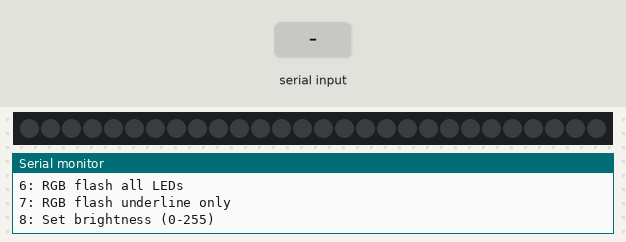
A sketch run on a simulated Arduino Uno, built with avr-gcc and run on an emulated ATmega328P. Shown: 28 RGB LEDs in strip order, left to right, the last lines printed to the serial monitor. The test bench sets the inputs (shaded band). Dim RGB values are drawn brighter than linear.

Above: at 1.3 s.
1.4 s: "1\n" received over Serial
At 1.87 s:
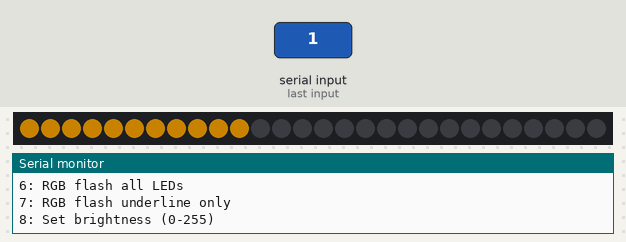
At 3.3 s:
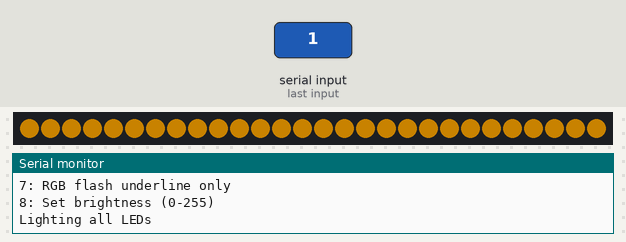
3.7 s: "4\n" received over Serial
At 4.3 s:
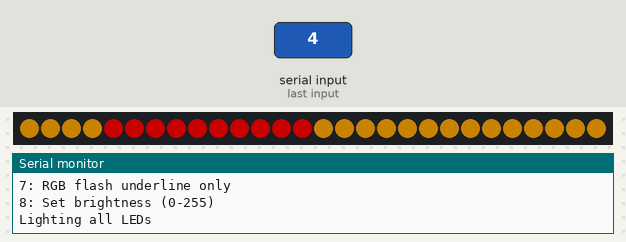
Timing chart, 0 to 6.7 s (numbered marks = the images above; inputs shaded):
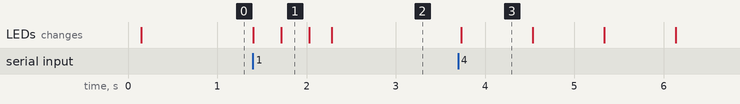

The sketch:

LEDUnderlineAnimation.ino
```cpp
#include <FastLED.h>

// Define the number of LEDs in your strip
#define NUM_LEDS 28      // Adjusted to match your strip length
#define LED_PIN 8        // The pin your LED strip is connected to
#define HEIGHT 10
#define WIDTH 4
#define ANIMATION_DELAY 30  // Delay between each LED lighting up (milliseconds)
#define FLASH_DELAY 800     // Delay for flashing animation (milliseconds)
#define FLASH_COUNT 6       // Number of flashes

// Add global brightness control (0-255)
#define BRIGHTNESS 100      // Lower value = dimmer LEDs (max is 255)

// Create an array for the LEDs
CRGB leds[NUM_LEDS];

// Rainbow colors for RGB flash
CRGB rainbowColors[] = {
  CRGB::Yellow
};
const int numRainbowColors = 1;

void setup() {
  // Initialize serial communication
  Serial.begin(9600);
  Serial.println("Menu Options:");
  Serial.println("0: Orange sequential underline");
  Serial.println("1: Orange sequential all LEDs");
  Serial.println("3: Red flash all LEDs");
  Serial.println("4: Red flash underline only");
  Serial.println("6: RGB flash all LEDs");
  Serial.println("7: RGB flash underline only");
  Serial.println("8: Set brightness (0-255)");  // New option

  // Initialize the LED strip - WS2812B is common, but adjust if needed
  FastLED.addLeds<WS2812B, LED_PIN, GRB>(leds, NUM_LEDS);

  // Set the global brightness
  FastLED.setBrightness(BRIGHTNESS);

  // Turn all LEDs off at startup
  allOff();
}

void loop() {
  // Check if data is available to read from Serial
  if (Serial.available() > 0) {
    // Read the incoming byte
    int num = Serial.parseInt();

    // Clear any remaining characters
    while(Serial.available() > 0) {
      Serial.read();
    }

    // Process the input
    switch(num) {
      case 0:  // Orange sequential underline
        allOff();
        animateGroup(false, CRGB(255, 165, 0));
        Serial.println("Lighting underline");
        break;

      case 1:  // Orange sequential all LEDs
        allOff();
        animateGroup(true, CRGB(255, 165, 0));
        Serial.println("Lighting all LEDs");
        break;

      case 3:  // Red flash all LEDs
        flashAnimation(true, CRGB::Red, false);
        Serial.println("Flashing all LEDs red");
        break;

      case 4:  // Red flash underline only
        flashAnimation(false, CRGB::Red, false);
        Serial.println("Flashing underline red");
        break;

      case 6:  // RGB flash all LEDs
        flashAnimation(true, CRGB::Black, true);  // Color doesn't matter when rainbow=true
        Serial.println("RGB flashing all LEDs");
        break;

      case 7:  // RGB flash underline only
        flashAnimation(false, CRGB::Black, true);  // Color doesn't matter when rainbow=true
        Serial.println("RGB flashing underline");
        break;

      case 8:  // Set brightness (new case)
        int brightness = Serial.parseInt();
        brightness = constrain(brightness, 0, 255);  // Ensure it's within valid range
        FastLED.setBrightness(brightness);
        FastLED.show();
        Serial.print("Brightness set to: ");
        Serial.println(brightness);
        break;

      default:
        Serial.println("Invalid option. Please choose 0, 1, 3, 4, 6, 7, or 8");
        break;
    }
  }

  // Small delay to prevent excessive looping
  delay(50);
}

// Function to turn off all LEDs
void allOff() {
  for(int i = 0; i < NUM_LEDS; i++) {
    leds[i] = CRGB::Black; // Black (off)
  }
  FastLED.show();
}

// Function to light LEDs sequentially with animation
void animateGroup(bool allLEDs, CRGB color) {
  // Determine which LEDs to light based on the parameter
  int startLED, endLED;

  if (allLEDs) {
    startLED = 0;
    endLED = NUM_LEDS;
  } else {
    // Underline only
    startLED = WIDTH;
    endLED = WIDTH + HEIGHT;
  }

  // Light each LED one by one with a delay
  for(int i = startLED; i < endLED; i++) {
    leds[i] = color;
    FastLED.show();
    delay(ANIMATION_DELAY);
  }
}

// Function for flashing animation
void flashAnimation(bool allLEDs, CRGB color, bool rainbow) {
  // Determine which LEDs to flash
  int startLED, endLED;

  if (allLEDs) {
    startLED = 0;
    endLED = NUM_LEDS;
  } else {
    // Underline only
    startLED = WIDTH;
    endLED = WIDTH + HEIGHT;
  }

  // Flash LEDs on and off
  for(int i = 0; i < FLASH_COUNT; i++) {
    // Select color for this flash
    CRGB flashColor = color;
    if (rainbow) {
      flashColor = rainbowColors[i % numRainbowColors];
    }

    // Turn target LEDs on with the specified color
    for(int j = startLED; j < endLED; j++) {
      leds[j] = flashColor;
    }
    FastLED.show();
    delay(FLASH_DELAY);

    // Turn all LEDs off
    allOff();
    delay(FLASH_DELAY);
  }
}
```

Measured:
- after the input at 1.4 s, the LEDs: first change at once (image 1 shows a later state)
- after the input at 3.7 s, the LEDs: change at once (image 3)
- what the display in image 3 shows lasts 0.8 s, from 3.7 s to 4.5 s
